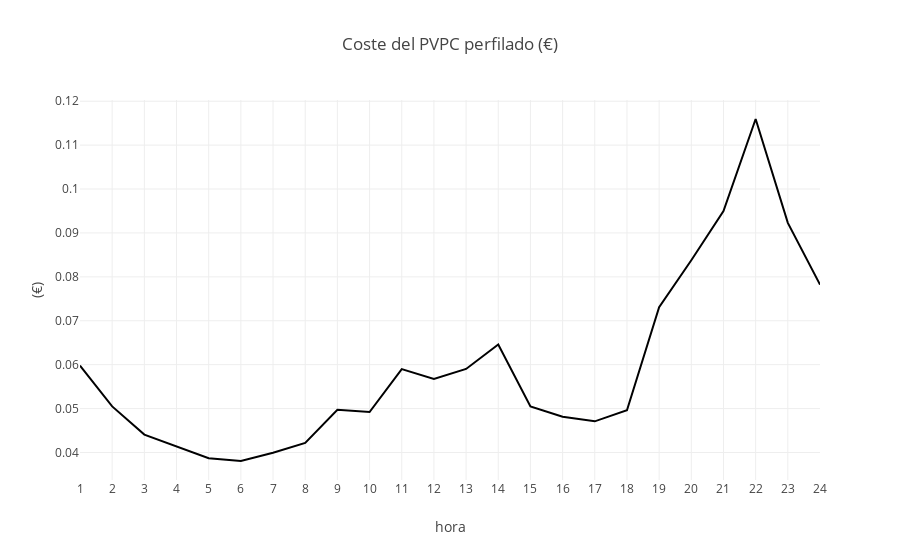

Source (notebook cell):
### Code cell
def grafico_horario_coste(pt_horario_filtrado):
    graf_horario_coste=px.line(pt_horario_filtrado,
                            x='hora',y='coste',
                            title='Coste del PVPC perfilado (€)',
                            labels={'coste':'(€)'}
                            )
    graf_horario_coste.update_layout(
        xaxis=dict(tickmode='linear')
    )

    return grafico_horario_coste

### Figure 1 — Plotly figure (JSON) as saved in the notebook; plotly's stock layout.template omitted (floating-point values rounded to 4 significant figures)
{"data": [{"hovertemplate": "hora=%{x}<br>(€)=%{y}<extra></extra>", "legendgroup": "", "line": {"color": "#000001", "dash": "solid"}, "marker": {"symbol": "circle"}, "mode": "lines", "name": "", "orientation": "v", "showlegend": false, "type": "scatter", "x": [1, 2, 3, 4, 5, 6, 7, 8, 9, 10, 11, 12, 13, 14, 15, 16, 17, 18, 19, 20, 21, 22, 23, 24], "xaxis": "x", "y": [0.05978, 0.05049, 0.04407, 0.04144, 0.03867, 0.03806, 0.03995, 0.04217, 0.04973, 0.0492, 0.05899, 0.05677, 0.05902, 0.06461, 0.05049, 0.04815, 0.04709, 0.04961, 0.0731, 0.08378, 0.09499, 0.1159, 0.09229, 0.07823], "yaxis": "y"}], "layout": {"legend": {"tracegroupgap": 0}, "title": {"text": "Coste del PVPC perfilado (€)"}, "xaxis": {"anchor": "y", "domain": [0, 1], "tickmode": "linear", "title": {"text": "hora"}}, "yaxis": {"anchor": "x", "domain": [0, 1], "title": {"text": "(€)"}}}}
